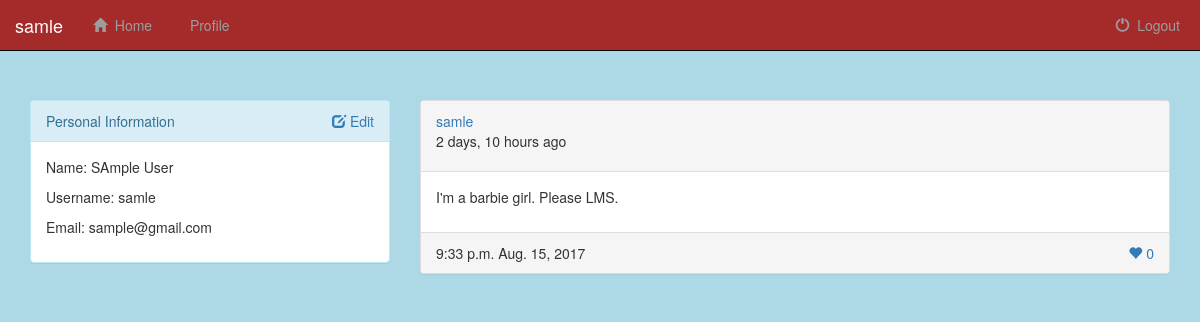
The app's page /show_profile/samle (signed in), older data.
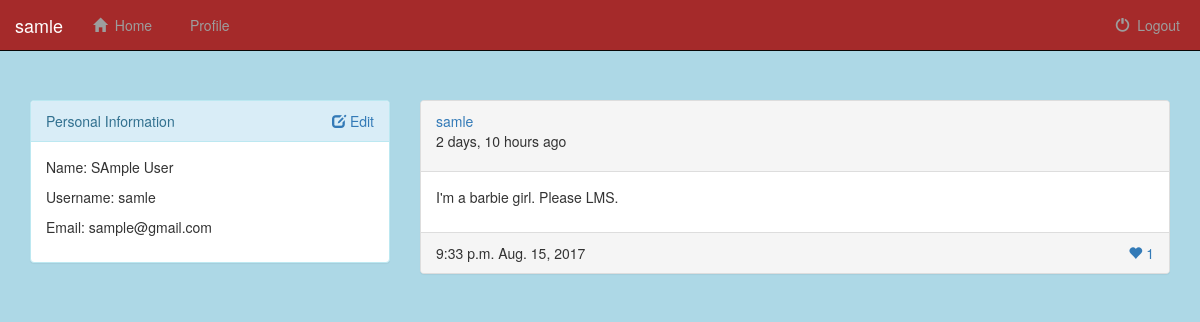
The same page, newer data.
### Website/models.py (models this page shows, shortened)
class Post(models.Model):
    user = models.ForeignKey(User, on_delete=models.CASCADE, related_name="user_posts")
    date = models.DateField(default=datetime.date.today)
    content = models.TextField()
    like_count = models.IntegerField(default=0)
    time = models.TimeField(default=datetime.datetime.now)

### Website/views.py (the view)
# urls.py: url(r'^show_profile/(?P<username>\w+)$', views.show_profile, name='show_profile'),
@login_required
def show_profile(request, username):
    posts = Post.objects.all()
    user = User.objects.get(username=username)
    return render(request, 'Website/show_profile.html', {'posts': posts, 'user': user})

### Website/templates/Website/show_profile.html (shortened to what this page needs)
{% extends 'Website/base.html' %}
{% block content %}
	{% if user.is_authenticated %}
	<div class='container'>
		<div class='row'>
			<div class='col-sm-4'>
				<div class='panel panel-info'>
					<div class='panel-heading'>
						Personal Information
                        <div class="pull-right">
                            <a href="">
                                <span class="glyphicon glyphicon-edit"></span>&nbsp;Edit
                            </a>
                        </div>
					</div>
					<div class='panel-body'>
						<p>Name: {{user.first_name}} {{user.last_name}}</p>
						<p>Username: {{user.username}}</p>
						<p>Email: {{user.email}}</p>
					</div>
				</div>
			</div>
			<div class='col-sm-8'>
				 {% for post in posts reversed %}
				 {% if post.user.username == user.username %}
					<div class="panel panel-default">
						<div class='panel-heading'>
							<a href="{% url 'show_profile' user.username %}">{{ post.user }}</a>
                            <p>{{ post.date|timesince }} ago</p>
						</div>
						<div class="panel-body">
							<p> {{ post.content }} </p>
						</div>
						<div class="panel-footer">
							{{ post.time }} {{ post.date }}
							<div class="pull-right">
								<a href="{% url 'likepost' post.id %}" class="like-button">
									<span class='glyphicon glyphicon-heart like-button' aria-hidden='true'></span>&nbsp;{{ post.like_count }}
								</a>
							</div>
						</div>
					</div>
				{% endif %}
                {% endfor %}
			</div>
		</div>
    </div>
    {% endif %}
{% endblock %}

Row changes from the older to the newer data that the page shows:
changed Post "I'm a barbie girl. Please LMS.": like_count "0" → "1"
